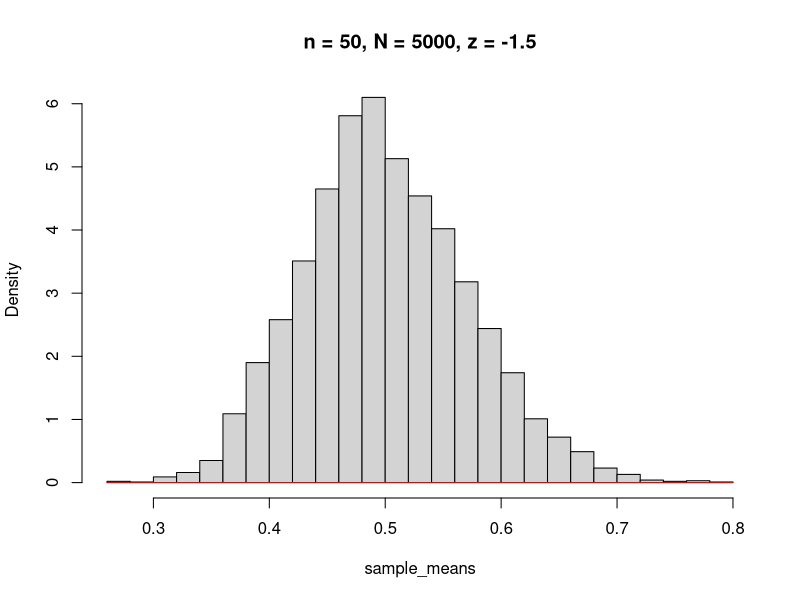
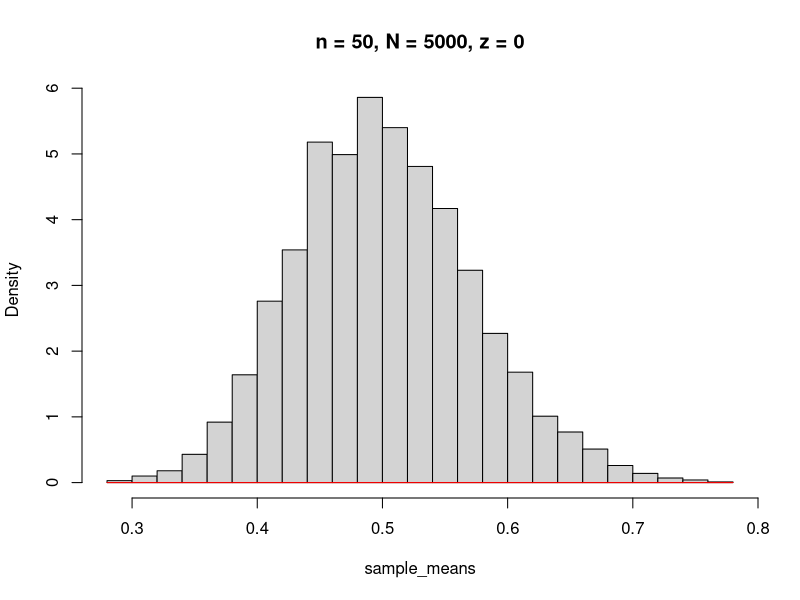
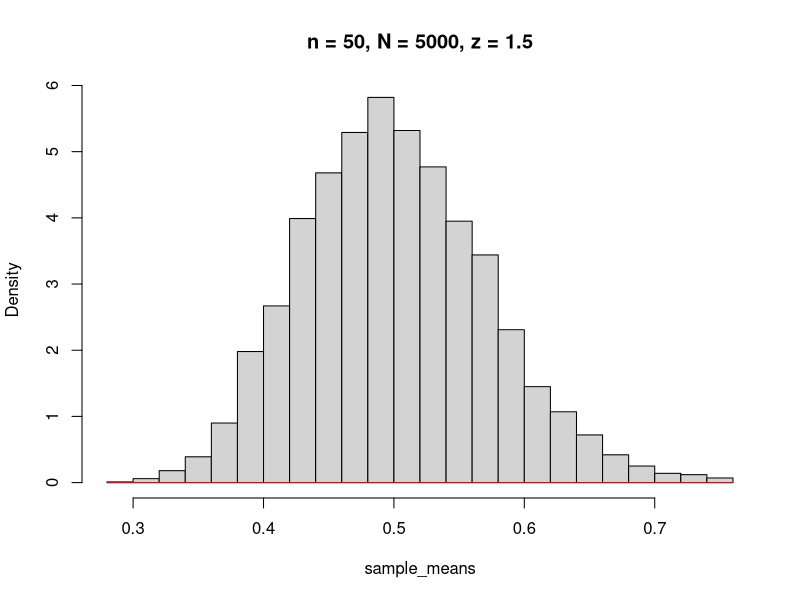
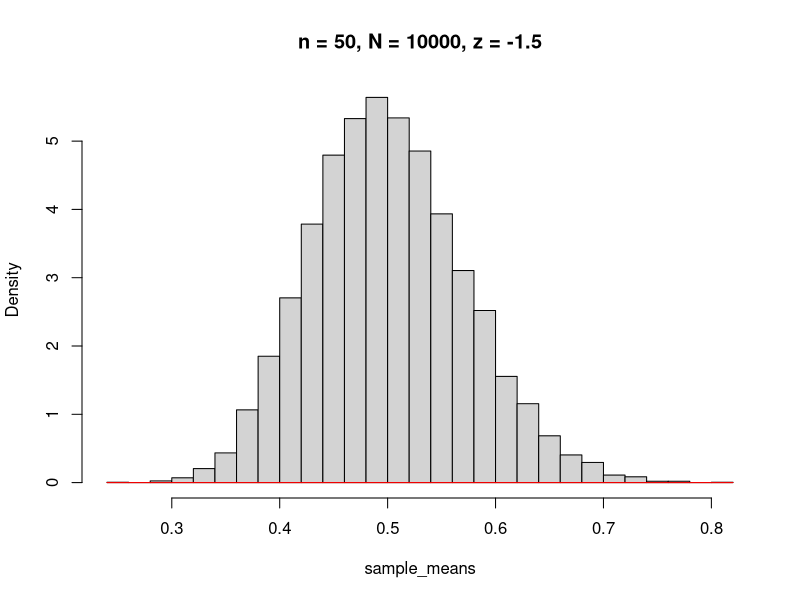
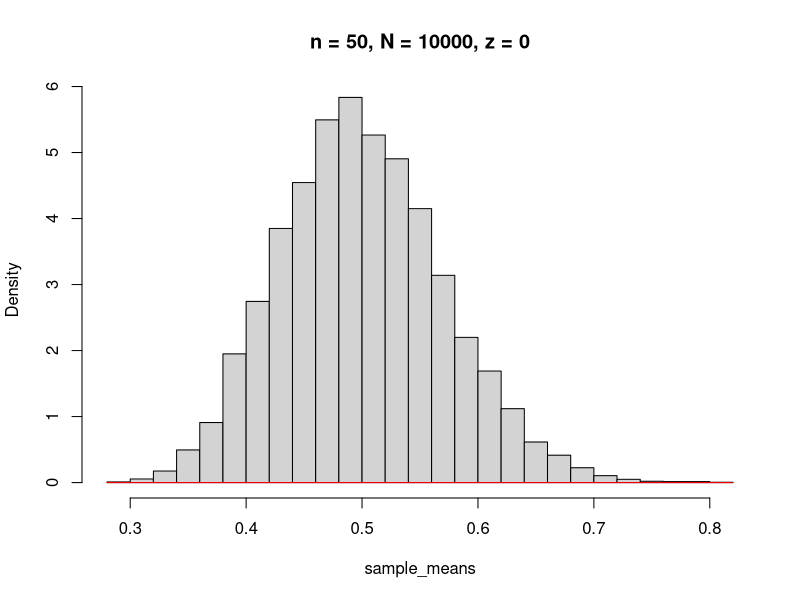
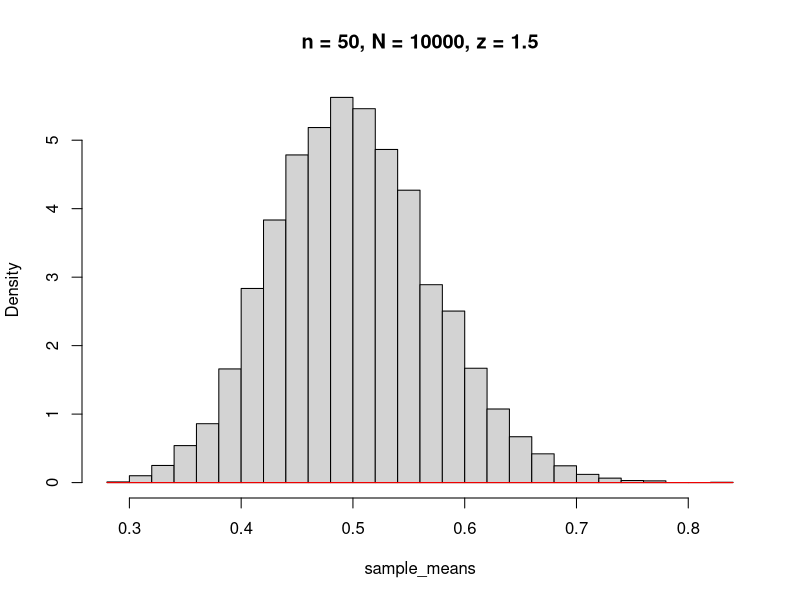
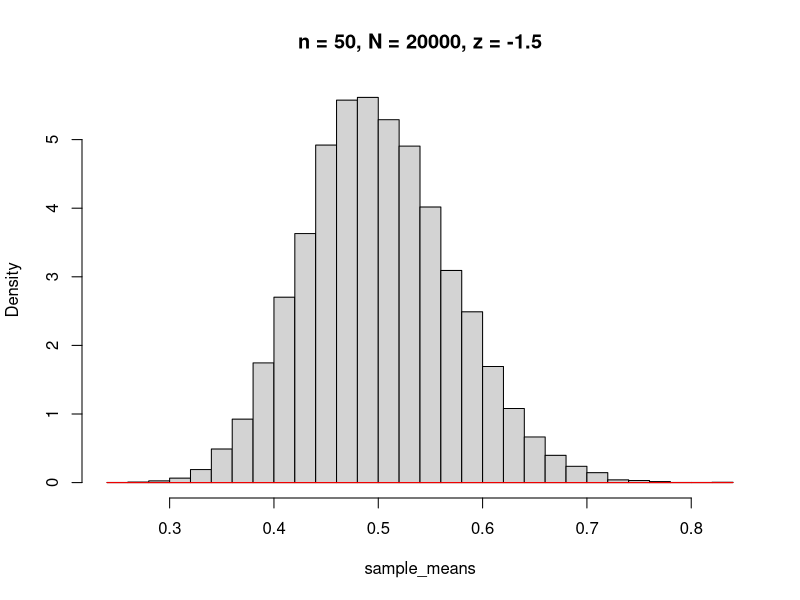
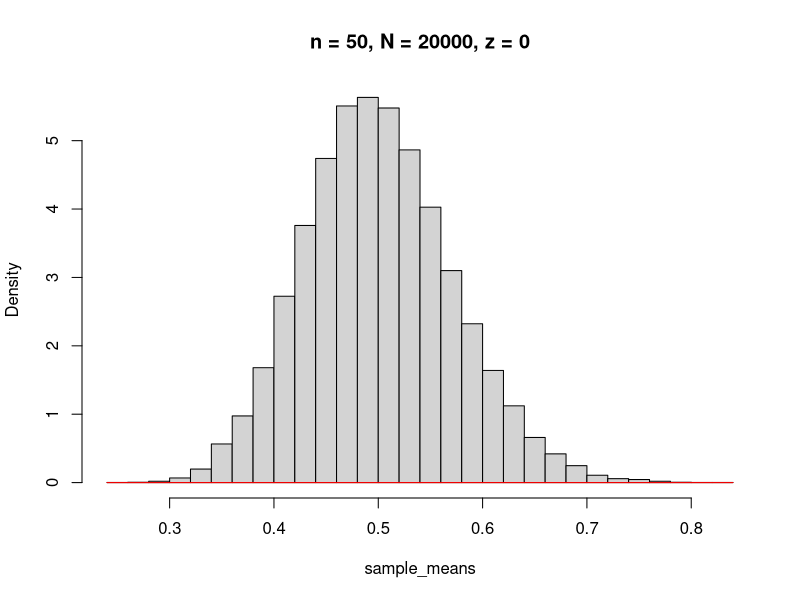

The R script that drew these images, in order:
GammaTCL <- function(alpha, lambda, n = 50, N = c(5000, 10000, 20000), z = c(-1.5, 0, 1.5)) 
{
  for (samples_n in N) 
  {
    for (val_z in z) 
    {
      samples <- matrix(rgamma(samples_n * n, shape = alpha, rate = lambda), ncol = n)
      
      sample_means <- apply(samples, 1, mean)
      
      mu <- n * alpha / lambda
      sigma <- sqrt(n * alpha) / lambda
      
      z_quantile <- qnorm(pnorm(val_z))
      
      hist(sample_means, breaks = 30, freq = FALSE, main = paste0("n = ", n, ", N = ", samples_n, ", z = ", val_z))
      curve(dnorm(x, mean = mu, sd = sigma), add = TRUE, col = "red")
      abline(v = mu + z_quantile * sigma, col = "blue")
    }
  }
}
GammaTCL(1, 2)
